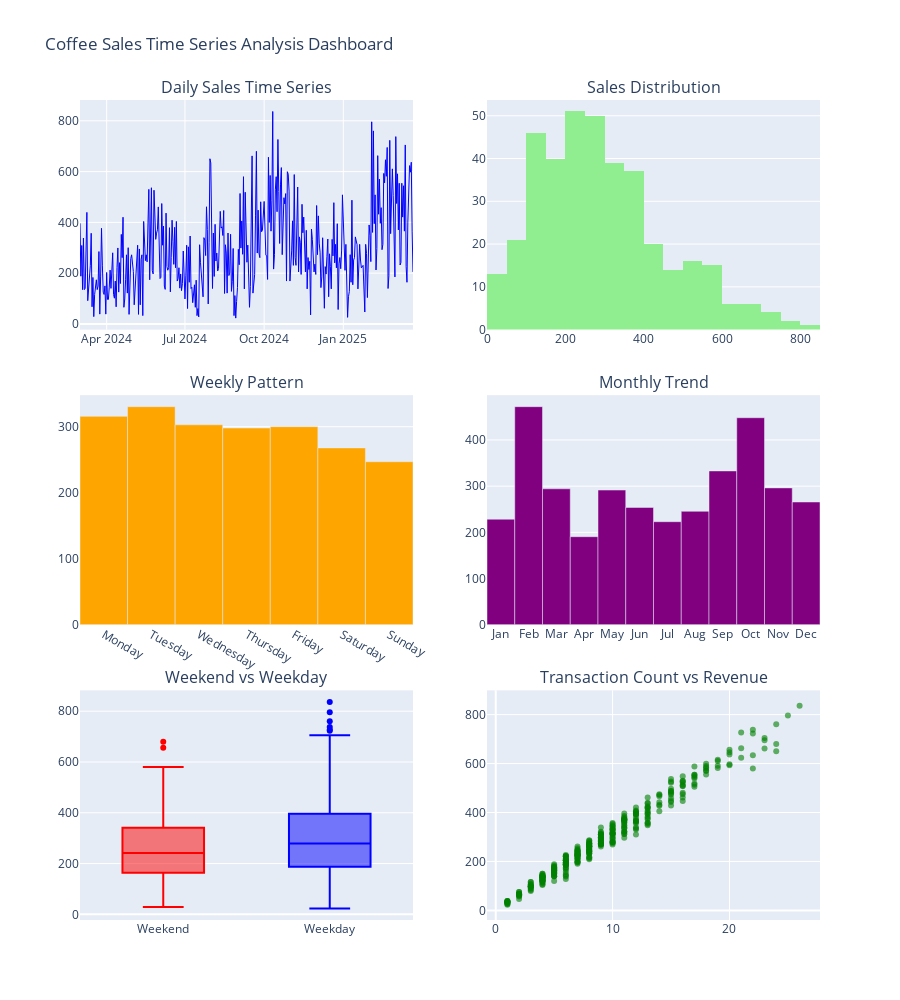

This figure's notebook cell:
### Code cell
# Time Series Visualization and Analysis
print("COFFEE SALES TIME SERIES ANALYSIS:")
print("=" * 50)

# Create comprehensive time series plots
fig = make_subplots(
 rows=3, cols=2,
 subplot_titles=[
 'Daily Sales Time Series', 'Sales Distribution',
 'Weekly Pattern', 'Monthly Trend',
 'Weekend vs Weekday', 'Transaction Count vs Revenue'
 ],
 vertical_spacing=0.08
)

# 1. Daily sales time series
fig.add_trace(go.Scatter(
 x=df['date'], y=df['sales'],
 mode='lines', name='Daily Sales',
 line={'color': 'blue', 'width': 1}
), row=1, col=1)

# 2. Sales distribution
fig.add_trace(go.Histogram(
 x=df['sales'],
 name='Sales Distribution',
 nbinsx=20,
 marker_color='lightgreen'
), row=1, col=2)

# 3. Weekly pattern
weekly_avg = df.groupby('day_of_week')['sales'].mean().reindex([
 'Monday', 'Tuesday', 'Wednesday', 'Thursday', 'Friday', 'Saturday', 'Sunday'
])
fig.add_trace(go.Bar(
 x=weekly_avg.index, y=weekly_avg.values,
 name='Weekly Pattern',
 marker_color='orange'
), row=2, col=1)

# 4. Monthly trend (if we have multiple months)
if df['date'].dt.month.nunique() > 1:
 monthly_sales = df.groupby(df['date'].dt.month)['sales'].mean()
 month_names = ['Jan', 'Feb', 'Mar', 'Apr', 'May', 'Jun',
 'Jul', 'Aug', 'Sep', 'Oct', 'Nov', 'Dec']
 monthly_labels = [month_names[i-1] for i in monthly_sales.index]

 fig.add_trace(go.Bar(
 x=monthly_labels, y=monthly_sales.values,
 name='Monthly Trend',
 marker_color='purple'
 ), row=2, col=2)

# 5. Weekend vs Weekday boxplot
weekend_data = df[df['is_weekend']]['sales']
weekday_data = df[~df['is_weekend']]['sales']

fig.add_trace(go.Box(
 y=weekend_data, name='Weekend',
 marker_color='red'
), row=3, col=1)

fig.add_trace(go.Box(
 y=weekday_data, name='Weekday',
 marker_color='blue'
), row=3, col=1)

# 6. Transaction count vs revenue scatter
fig.add_trace(go.Scatter(
 x=df['transaction_count'], y=df['sales'],
 mode='markers', name='Transactions vs Sales',
 marker={'color': 'green', 'size': 6, 'opacity': 0.6}
), row=3, col=2)

fig.update_layout(
 height=1000,
 title='Coffee Sales Time Series Analysis Dashboard',
 showlegend=False
)

fig.show()

# Statistical insights
print("\nTIME SERIES INSIGHTS:")
peak_idx = df['sales'].idxmax()
low_idx = df['sales'].idxmin()
print(f"• Peak sales day: {df.loc[peak_idx, 'date'].strftime('%Y-%m-%d')} "
 f"(${df['sales'].max():,.0f})")
print(f"• Lowest sales day: {df.loc[low_idx, 'date'].strftime('%Y-%m-%d')} "
 f"(${df['sales'].min():,.0f})")
print(f"• Most transactions in a day: {df['transaction_count'].max()}")
print(f"• Best day of week: {weekly_avg.idxmax()} (${weekly_avg.max():.0f} avg)")
print(f"• Worst day of week: {weekly_avg.idxmin()} (${weekly_avg.min():.0f} avg)")
weekend_premium = weekend_avg - weekday_avg
weekend_pct = ((weekend_avg/weekday_avg-1)*100)
print(f"• Weekend premium: ${weekend_premium:.0f} ({weekend_pct:+.1f}%)")

### Figure 1 — Plotly figure (JSON) as saved in the notebook; plotly's stock layout.template omitted (floating-point values rounded to 4 significant figures; data arrays with more than 128 entries replaced by an {"elided": "..."} marker saying what was removed)
{"data": [{"line": {"color": "blue", "width": 1}, "mode": "lines", "name": "Daily Sales", "type": "scatter", "x": {"elided": "381 str values"}, "xaxis": "x", "y": {"elided": "381 float values"}, "yaxis": "y"}, {"marker": {"color": "lightgreen"}, "name": "Sales Distribution", "nbinsx": 20, "type": "histogram", "x": {"elided": "381 float values"}, "xaxis": "x2", "yaxis": "y2"}, {"marker": {"color": "orange"}, "name": "Weekly Pattern", "type": "bar", "x": ["Monday", "Tuesday", "Wednesday", "Thursday", "Friday", "Saturday", "Sunday"], "xaxis": "x3", "y": [315.7, 330.3, 302.9, 298.0, 300.0, 267.9, 247.0], "yaxis": "y3"}, {"marker": {"color": "purple"}, "name": "Monthly Trend", "type": "bar", "x": ["Jan", "Feb", "Mar", "Apr", "May", "Jun", "Jul", "Aug", "Sep", "Oct", "Nov", "Dec"], "xaxis": "x4", "y": [228.5, 472.0, 294.3, 190.7, 291.6, 253.9, 223.1, 245.6, 333.0, 448.1, 296.2, 265.7], "yaxis": "y4"}, {"marker": {"color": "red"}, "name": "Weekend", "type": "box", "xaxis": "x5", "y": [188.1, 309.1, 439.4, 91.6, 183.2, 28.9, 285.1, 38.7, 149.9, 38.7, 140.1, 241.5, 222.4, 299.3, 420.3, 65.64, 37.72, 169.0, 254.2, 272.4, 244.4, 393.8, 196.9, 526.6, 347.8, 178.8, 136.2, 436.5, 262.6, 408.5, 169.0, 178.8, 287.1, 131.3, 164.1, 346.3, 65.64, 172.4, 200.3, 121.5, 372.8, 78.86, 358.1, 187.1, 321.8, 443.3, 312.0, 279.2, 128.3, 167.5, 143.0, 293.9, 579.9, 138.1, 65.64, 147.9, 428.6, 679.9, 363.0, 368.9, 175.4, 656.4, 216.0, 272.8, 316.9, 547.7, 513.4, 169.0, 287.5, 406.1, 539.3, 204.8, 420.8, 297.3, 246.9, 35.76, 195.0, 466.3, 185.2, 339.5, 334.6, 107.3, 477.6, 240.5, 261.6, 217.5, 313.5, 97.48, 487.4, 154.3, 138.1, 97.48, 47.02, 349.3, 245.4, 212.6, 297.3, 292.4, 313.5, 139.6, 190.1, 242.0, 185.2, 232.2, 242.0, 225.8, 164.1, 365.4, 204.8], "yaxis": "y5"}, {"marker": {"color": "blue"}, "name": "Weekday", "type": "box", "xaxis": "x5", "y": {"elided": "272 float values"}, "yaxis": "y5"}, {"marker": {"color": "green", "opacity": 0.6, "size": 6}, "mode": "markers", "name": "Transactions vs Sales", "type": "scatter", "x": {"elided": "381 int values"}, "xaxis": "x6", "y": {"elided": "381 float values"}, "yaxis": "y6"}], "layout": {"annotations": [{"font": {"size": 16}, "showarrow": false, "text": "Daily Sales Time Series", "x": 0.225, "xanchor": "center", "xref": "paper", "y": 1, "yanchor": "bottom", "yref": "paper"}, {"font": {"size": 16}, "showarrow": false, "text": "Sales Distribution", "x": 0.775, "xanchor": "center", "xref": "paper", "y": 1, "yanchor": "bottom", "yref": "paper"}, {"font": {"size": 16}, "showarrow": false, "text": "Weekly Pattern", "x": 0.225, "xanchor": "center", "xref": "paper", "y": 0.64, "yanchor": "bottom", "yref": "paper"}, {"font": {"size": 16}, "showarrow": false, "text": "Monthly Trend", "x": 0.775, "xanchor": "center", "xref": "paper", "y": 0.64, "yanchor": "bottom", "yref": "paper"}, {"font": {"size": 16}, "showarrow": false, "text": "Weekend vs Weekday", "x": 0.225, "xanchor": "center", "xref": "paper", "y": 0.28, "yanchor": "bottom", "yref": "paper"}, {"font": {"size": 16}, "showarrow": false, "text": "Transaction Count vs Revenue", "x": 0.775, "xanchor": "center", "xref": "paper", "y": 0.28, "yanchor": "bottom", "yref": "paper"}], "height": 1000, "showlegend": false, "title": {"text": "Coffee Sales Time Series Analysis Dashboard"}, "xaxis": {"anchor": "y", "domain": [0, 0.45]}, "xaxis2": {"anchor": "y2", "domain": [0.55, 1]}, "xaxis3": {"anchor": "y3", "domain": [0, 0.45]}, "xaxis4": {"anchor": "y4", "domain": [0.55, 1]}, "xaxis5": {"anchor": "y5", "domain": [0, 0.45]}, "xaxis6": {"anchor": "y6", "domain": [0.55, 1]}, "yaxis": {"anchor": "x", "domain": [0.72, 1]}, "yaxis2": {"anchor": "x2", "domain": [0.72, 1]}, "yaxis3": {"anchor": "x3", "domain": [0.36, 0.64]}, "yaxis4": {"anchor": "x4", "domain": [0.36, 0.64]}, "yaxis5": {"anchor": "x5", "domain": [0, 0.28]}, "yaxis6": {"anchor": "x6", "domain": [0, 0.28]}}}
